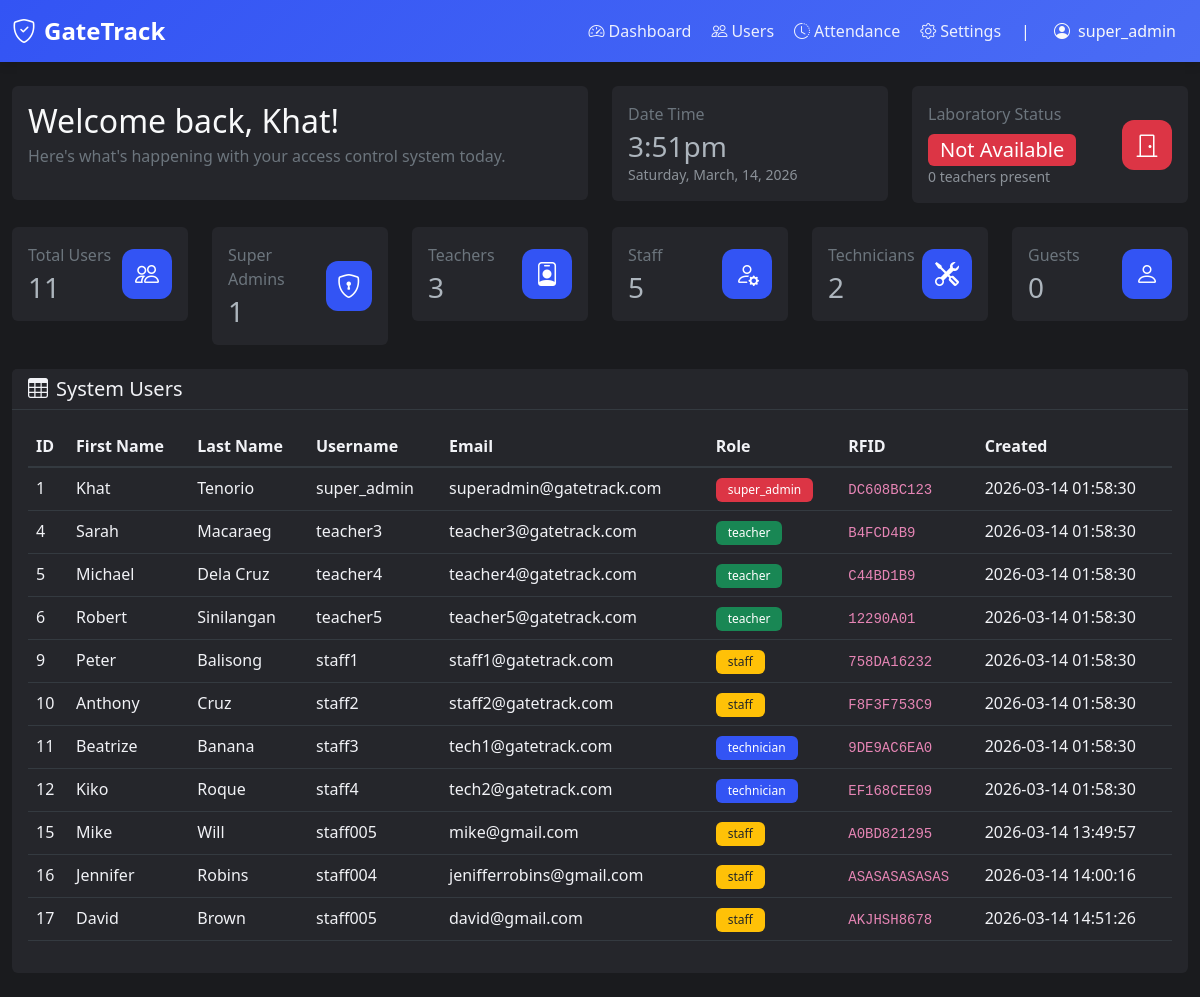
The app's page /dashboard (signed in) with its own data.
### tables this page shows
CREATE TABLE "users" (id INTEGER NOT NULL, username VARCHAR(80), email VARCHAR(120) NOT NULL, password VARCHAR(200), contact VARCHAR(20), gender VARCHAR(10), role VARCHAR(20) NOT NULL, created_at DATETIME, rfid TEXT, first_name VARCHAR(50), last_name VARCHAR(50), PRIMARY KEY (id), UNIQUE (email));

### app.py (the view)
@app.route('/dashboard')
@login_required
def dashboard():
    user_count = get_user_count_by_role()
    super_admin_count = get_user_count_by_role('super_admin')
    teacher_count = get_user_count_by_role('teacher')
    staff_count = get_user_count_by_role('staff')
    technician_count = get_user_count_by_role('technician')
    guest_count = get_user_count_by_role('guest')
    from database_utils import get_today_attendance_count, get_teachers_currently_present
    teachers_present = get_teachers_currently_present()
    lab_status = 'Available' if teachers_present > 0 else 'Not Available'
    users = get_all_users()
    return render_template(
        'dashboard.html',
        user_count=user_count,
        super_admin_count=super_admin_count,
        teacher_count=teacher_count,
        staff_count=staff_count,
        technician_count=technician_count,
        guest_count=guest_count,
        users=users,
        teachers_present=teachers_present,
        lab_status=lab_status
    )

### app.py (called while the page is built)
def get_connection():
    conn = sqlite3.connect(DB_PATH)
    conn.row_factory = sqlite3.Row
    return conn

def get_all_users():
    conn = get_connection()
    cursor = conn.cursor()
    cursor.execute('SELECT * FROM users ORDER BY id')
    users = cursor.fetchall()
    conn.close()
    return users

def get_user_count_by_role(role=None):
    conn = get_connection()
    cursor = conn.cursor()
    if role:
        cursor.execute('SELECT COUNT(*) FROM users WHERE role = ?', (role,))
    else:
        cursor.execute('SELECT COUNT(*) FROM users')
    count = cursor.fetchone()[0]
    conn.close()
    return count

def login_required(f):
    @wraps(f)
    def decorated_function(*args, **kwargs):
        if 'user_id' not in session:
            flash('Please log in to access this page.', 'error')
            return redirect(url_for('login'))
        return f(*args, **kwargs)
    return decorated_function

### database_utils.py (called while the page is built)
def get_connection() -> sqlite3.Connection:
    conn = sqlite3.connect(DB_PATH)
    conn.row_factory = sqlite3.Row
    return conn

def get_teachers_currently_present() -> int:
    conn = get_connection()
    cursor = conn.cursor()
    today = date.today().strftime('%Y-%m-%d')
    cursor.execute('''
        SELECT COUNT(*) FROM attendance a
        JOIN users u ON a.user_id = u.id
        WHERE date(a.created_at) = ? AND u.role = 'teacher' AND a.time_out IS NULL
    ''', (today,))
    count = cursor.fetchone()[0]
    conn.close()
    return count

### templates/dashboard.html (shortened to what this page needs)
{% extends "nav.html" %} {% block title %}Dashboard - GateTrack{% endblock %}  {% block content %}
<div class="row mb-4">
  <div class="col-12 col-md-6">
    <div class="card border-0 shadow-sm">
      <div class="card-body">
        <h2 class="mb-1 text-light">
          Welcome back, {{ session.get('first_name') }}!
        </h2>
        <p class="text-secondary">
          Here's what's happening with your access control system today.
        </p>
      </div>
    </div>
  </div>
  <div class="col-12 col-md-3">
    <div class="card border-0 shadow-sm">
      <div class="card-body">
        <div class="d-flex justify-content-between align-items-center">
          <div>
            <p class="text-secondary mb-1">Date Time</p>
            <h3 class="mb-0" id="live-clock">Loading...</h3>
            <p class="text-muted small mb-0" id="date-display"></p>
          </div>
        </div>
      </div>
    </div>
  </div>
  <div class="col-12 col-md-3">
    <div class="card border-0 shadow-sm">
      <div class="card-body">
        <div class="d-flex justify-content-between align-items-center">
          <div>
            <p class="text-secondary mb-1">Laboratory Status</p>
            <h3 class="mb-0">
              <span
                class="badge fs-5 {% if lab_status == 'Available' %}bg-success{% else %}bg-danger{% endif %}"
              >
                {{ lab_status }}
              </span>
            </h3>
            <p class="text-muted small mb-0">
              {{ teachers_present }} teachers present
            </p>
          </div>
          <div
            class="stats-icon {% if lab_status == 'Available' %}bg-success{% else %}bg-danger{% endif %}"
          >
            <i
              class="bi {% if lab_status == 'Available' %}bi-door-open{% else %}bi-door-closed{% endif %} fs-4"
            ></i>
          </div>
        </div>
      </div>
    </div>
  </div>
</div>
<div class="row mb-4">
  <div class="col-6 col-md-2">
    <div class="card stats-card">
      <div class="card-body">
        <div class="d-flex justify-content-between align-items-center">
          <div>
            <p class="text-secondary mb-1">Total Users</p>
            <h3 class="mb-0">{{ user_count }}</h3>
          </div>
          <div class="stats-icon bg-primary">
            <i class="bi bi-people fs-4"></i>
          </div>
        </div>
      </div>
    </div>
  </div>
  <div class="col-6 col-md-2">
    <div class="card stats-card">
      <div class="card-body">
        <div class="d-flex justify-content-between align-items-center">
          <div>
            <p class="text-secondary mb-1">Super Admins</p>
            <h3 class="mb-0">{{ super_admin_count }}</h3>
          </div>
          <div class="stats-icon bg-primary">
            <i class="bi bi-shield-lock fs-4"></i>
          </div>
        </div>
      </div>
    </div>
  </div>
  <div class="col-6 col-md-2">
    <div class="card stats-card">
      <div class="card-body">
        <div class="d-flex justify-content-between align-items-center">
          <div>
            <p class="text-secondary mb-1">Teachers</p>
            <h3 class="mb-0">{{ teacher_count }}</h3>
          </div>
          <div class="stats-icon bg-primary">
            <i class="bi bi-person-badge fs-4"></i>
          </div>
        </div>
      </div>
    </div>
  </div>
  <div class="col-6 col-md-2">
    <div class="card stats-card">
      <div class="card-body">
        <div class="d-flex justify-content-between align-items-center">
          <div>
            <p class="text-secondary mb-1">Staff</p>
            <h3 class="mb-0">{{ staff_count }}</h3>
          </div>
          <div class="stats-icon bg-primary">
            <i class="bi bi-person-gear fs-4"></i>
          </div>
        </div>
      </div>
    </div>
  </div>
  <div class="col-6 col-md-2">
    <div class="card stats-card">
      <div class="card-body">
        <div class="d-flex justify-content-between align-items-center">
          <div>
            <p class="text-secondary mb-1">Technicians</p>
            <h3 class="mb-0">{{ technician_count }}</h3>
          </div>
          <div class="stats-icon bg-primary">
            <i class="bi bi-tools fs-4"></i>
          </div>
        </div>
      </div>
    </div>
  </div>
  <div class="col-6 col-md-2">
    <div class="card stats-card">
      <div class="card-body">
        <div class="d-flex justify-content-between align-items-center">
          <div>
            <p class="text-secondary mb-1">Guests</p>
            <h3 class="mb-0">{{ guest_count }}</h3>
          </div>
          <div class="stats-icon bg-primary">
            <i class="bi bi-person fs-4"></i>
          </div>
        </div>
      </div>
    </div>
  </div>
</div>
<div class="row">
  <div class="col-12">
    <div class="card">
      <div
        class="card-header d-flex justify-content-between align-items-center"
      >
        <h5 class="mb-0"><i class="bi bi-table me-2"></i>System Users</h5>
      </div>
      <div class="card-body">
        <div class="table-responsive">
          <table class="table table-hover">
            <thead>
              <tr>
                <th>ID</th>
                <th>First Name</th>
                <th>Last Name</th>
                <th>Username</th>
                <th>Email</th>
                <th>Role</th>
                <th>RFID</th>
                <th>Created</th>
              </tr>
            </thead>
            <tbody>
              {% for user in users %}
              <tr>
                <td>{{ user.id }}</td>
                <td>{{ user.first_name or '-' }}</td>
                <td>{{ user.last_name or '-' }}</td>
                <td>{{ user.username or '-' }}</td>
                <td>{{ user.email }}</td>
                <td>
                  {% if user.role == 'super_admin' %}
                  <span class="badge bg-danger">{{ user.role }}</span>
                  {% elif user.role == 'teacher' %}
                  <span class="badge bg-success">{{ user.role }}</span>
                  {% elif user.role == 'staff' %}
                  <span class="badge bg-warning text-dark"
                    >{{ user.role }}</span
                  >
                  {% elif user.role == 'technician' %}
                  <span class="badge bg-primary">{{ user.role }}</span>
                  {% else %}
                  <span class="badge bg-warning text-dark"
                    >{{ user.role }}</span
                  >
                  {% endif %}
                </td>
                <td><code>{{ user.rfid or 'N/A' }}</code></td>
                <td>{{ user.created_at }}</td>
              </tr>
              {% endfor %}
            </tbody>
          </table>
        </div>
      </div>
    </div>
  </div>
</div>
{% endblock %}

### static/css/style.css (style rules this page uses)
[data-bs-theme="dark"] { --bg-primary: #1a1b1e; --bg-secondary: #25262b; --text-primary: #f1f2f6; --text-secondary: #adb5bd; --primary: #3354f4; --primary-hover: #4a6cf5; --border-color: #343a40; --card-shadow: 0 2px 10px rgba(0, 0, 0, 0.3); }
body { background-color: var(--bg-primary); color: var(--text-primary); font-family: "Segoe UI", Tahoma, Geneva, Verdana, sans-serif; min-height: 100vh; transition: background-color 0.3s ease, color 0.3s ease; }
.card { background-color: var(--bg-secondary); border: 1px solid var(--border-color); box-shadow: var(--card-shadow); transition: background-color 0.3s ease, border-color 0.3s ease; }
.card-header { background-color: var(--bg-secondary); border-bottom: 1px solid var(--border-color); color: var(--text-primary); }
.table { color: var(--text-primary); }
.table thead th { background-color: var(--bg-primary); border-bottom: 2px solid var(--border-color); color: var(--text-primary); font-weight: 600; }
.table tbody tr { border-bottom: 1px solid var(--border-color); transition: background-color 0.2s ease; }
.stats-card { background-color: var(--bg-secondary); border: 1px solid var(--border-color); box-shadow: var(--card-shadow); }
.badge { padding: 6px 12px; font-weight: 500; border-radius: 6px; }

### templates/nav.html (style rules this page uses)
.card { border: none !important; box-shadow: none !important; }
.table thead th, .table tbody tr, .table tbody td { background-color: transparent !important; color: inherit !important; }

### templates/dashboard.html (style rules this page uses)
.stats-icon { width: 50px; height: 50px; border-radius: 12px; display: flex; align-items: center; justify-content: center; color: white; }
.bg-primary { background-color: #3354f4 !important; }

### records on screen
users: get "Khat", id "1", first_name "Khat", last_name "Tenorio", username "super_admin", email "superadmin@gatetrack.com", role "super_admin", rfid "DC608BC123", created_at "2026-03-14 01:58:30"
users: id "4", first_name "Sarah", last_name "Macaraeg", username "teacher3", email "teacher3@gatetrack.com", role "teacher", rfid "B4FCD4B9", created_at "2026-03-14 01:58:30"
users: id "5", first_name "Michael", last_name "Dela Cruz", username "teacher4", email "teacher4@gatetrack.com", role "teacher", rfid "C44BD1B9", created_at "2026-03-14 01:58:30"
users: id "6", first_name "Robert", last_name "Sinilangan", username "teacher5", email "teacher5@gatetrack.com", role "teacher", rfid "12290A01", created_at "2026-03-14 01:58:30"
users: id "9", first_name "Peter", last_name "Balisong", username "staff1", email "staff1@gatetrack.com", role "staff", rfid "758DA16232", created_at "2026-03-14 01:58:30"
users: id "10", first_name "Anthony", last_name "Cruz", username "staff2", email "staff2@gatetrack.com", role "staff", rfid "F8F3F753C9", created_at "2026-03-14 01:58:30"
users: id "11", first_name "Beatrize", last_name "Banana", username "staff3", email "tech1@gatetrack.com", role "technician", rfid "9DE9AC6EA0", created_at "2026-03-14 01:58:30"
users: id "12", first_name "Kiko", last_name "Roque", username "staff4", email "tech2@gatetrack.com", role "technician", rfid "EF168CEE09", created_at "2026-03-14 01:58:30"
users: id "15", first_name "Mike", last_name "Will", username "staff005", email "mike@gmail.com", role "staff", rfid "A0BD821295", created_at "2026-03-14 13:49:57"
users: id "16", first_name "Jennifer", last_name "Robins", username "staff004", email "jenifferrobins@gmail.com", role "staff", rfid "ASASASASASAS", created_at "2026-03-14 14:00:16"
users: id "17", first_name "David", last_name "Brown", username "staff005", email "david@gmail.com", role "staff", rfid "AKJHSH8678", created_at "2026-03-14 14:51:26"

### other values on screen
{{ session.get('username') or session.get('email') }} "super_admin"
{{ lab_status }} "Not Available"
{{ teachers_present }} "0"
{{ user_count }} "11"
{{ super_admin_count }} "1"
{{ teacher_count }} "3"
{{ staff_count }} "5"
{{ technician_count }} "2"
{{ guest_count }} "0"
